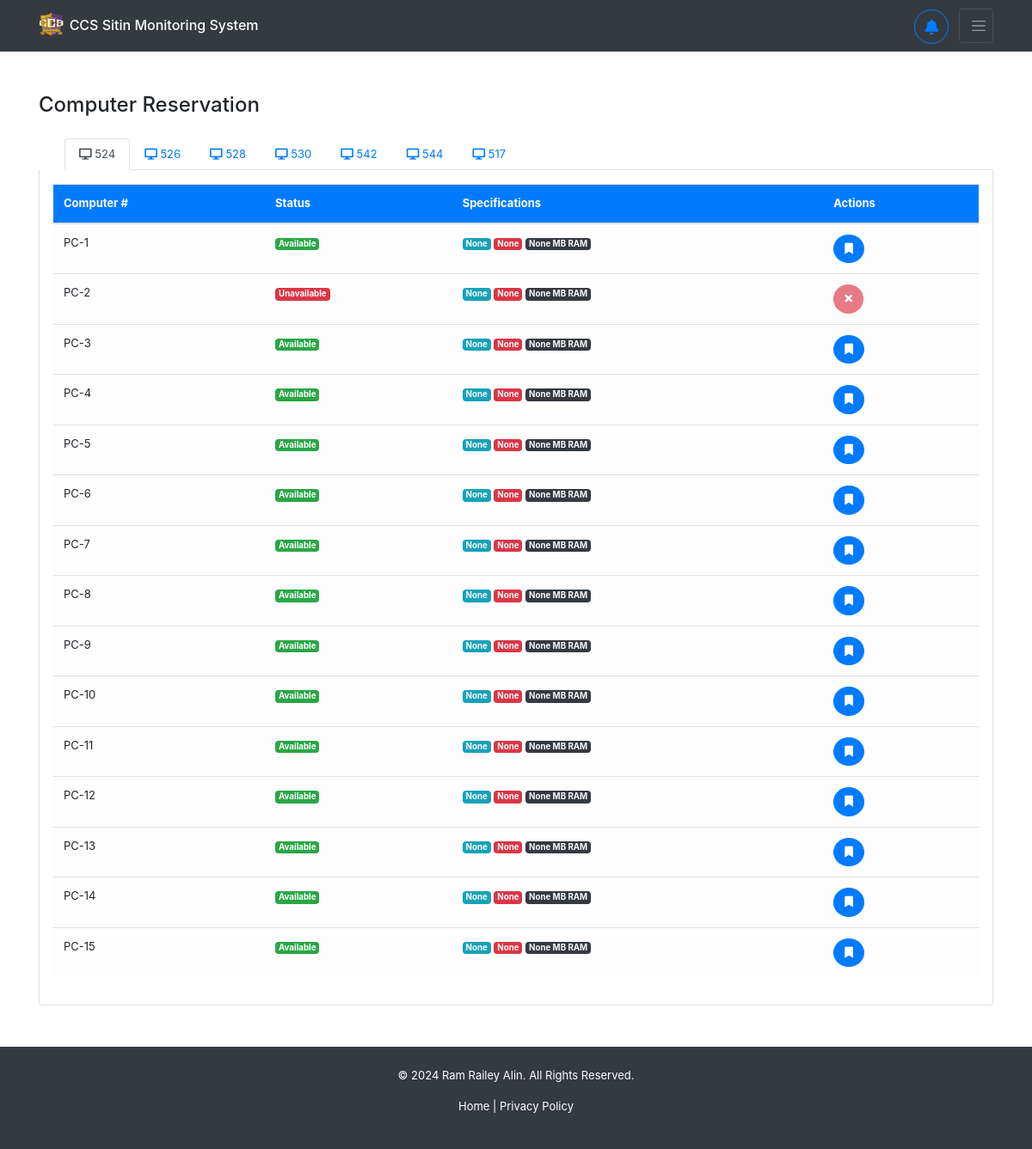
The page /reservations/ (signed in) on the database its author committed.
### reservations/models.py (models this page shows, shortened)
class LabRoom(models.Model):
    room_number = models.IntegerField(null=True, blank=True)
    name = models.CharField(max_length=50, blank=True, null=True)
    description = models.CharField(max_length=255, blank=True, null=True)
    capacity = models.IntegerField(null=True, blank=True)
    is_available = models.BooleanField(default=False, blank=True, null=True)
    administrated_by = models.ForeignKey(User, on_delete=models.SET_NULL, null=True, blank=True, limit_choices_to={ 'is_superuser': True })

class Computer(models.Model):
    pc_number = models.IntegerField(null=True, blank=True)
    operating_system = models.CharField(max_length=50, blank=True, null=True)
    processor = models.CharField(max_length=50, blank=True, null=True)
    ram_amount_in_mb = models.IntegerField(null=True, blank=True)
    is_available = models.BooleanField(default=False, blank=True, null=True)
    installed_at = models.DateTimeField(blank=True, null=True, auto_now_add=True)
    lab_room = models.ForeignKey(LabRoom, on_delete=models.CASCADE)

### reservations/views.py (the view)
# urls.py: path('', views.reservation, name='reservations-index'),
@login_required
def reservation(request):
    if request.user.is_authenticated:
        labrooms = LabRoom.objects.prefetch_related('computer_set').all()
        return render(request, 'reservations/pages/reservation.html', context={ 'labrooms': labrooms })
    return redirect('/')

### reservations/templates/reservations/pages/reservation.html (shortened to what this page needs)
{% extends 'backend/base.html' %}
{% load humanize %}
{% block content %}
<div class="container mt-5">
    <h4 class="mb-4">Computer Reservation</h4>
    <ul class="nav nav-tabs" id="labTabs" role="tablist">
        {% for lab in labrooms %}
        <li class="nav-item">
            <a class="nav-link {% if forloop.first %}active{% endif %}"
               id="lab{{ lab.room_number }}-tab"
               data-toggle="tab"
               href="#lab{{ lab.room_number }}"
               role="tab"
               aria-controls="lab{{ lab.room_number }}"
               aria-selected="{% if forloop.first %}true{% else %}false{% endif %}">
                <i class="fas fa-desktop"></i> {{ lab.room_number }}
            </a>
        </li>
        {% endfor %}
    </ul>
    <div class="tab-content p-3 border border-top-0 rounded-bottom" id="labTabsContent">
        {% for lab in labrooms %}
        <div class="tab-pane fade {% if forloop.first %}show active{% endif %}"
             id="lab{{ lab.room_number }}"
             role="tabpanel"
             aria-labelledby="lab{{ lab.room_number }}-tab">
            <div class="table-responsive d-flex flex-column">
                <table class="table table-hover align-middle">
                    <thead class="bg-primary text-white">
                        <tr>
                            <th>Computer #</th>
                            <th>Status</th>
                            <th>Specifications</th>
                            <th>Actions</th>
                        </tr>
                    </thead>
                    <tbody class="table-light">
                        {% for computer in lab.computer_set.all %}
                        <tr>
                            <td>PC-{{ computer.pc_number }}</td>
                            <td>
                                <span class="badge
                                    {% if computer.is_available %}bg-success
                                    {% else %}bg-danger{% endif %} text-white">
                                    {% if computer.is_available %}Available{% else %}Unavailable{% endif %}
                                </span>
                            </td>
                            <td>
                                <span class="badge bg-info text-light">{{ computer.operating_system }}</span>
                                <span class="badge bg-danger text-light">{{ computer.processor }}</span>
                                <span class="badge bg-dark text-light">{{ computer.ram_amount_in_mb|intcomma }} MB RAM</span>
                            </td>
                            <td>
                                {% if computer.is_available %}
                                <button class="btn btn-primary rounded-circle feedback-btn"
                                        data-toggle="modal"
                                        data-target="#reserveModal"
                                        data-computer="PC-{{ computer.pc_number }}"
                                        data-computer-id="{{ computer.id }}"
                                        title="Reserve this computer">
                                    <i class="fas fa-bookmark"></i>
                                </button>
                                {% else %}
                                <button class="btn btn-danger rounded-circle "
                                        disabled
                                        title="Computer in use"
                                        style="cursor: not-allowed;">
                                    <i class="fas fa-times"></i>
                                </button>
                                {% endif %}
                            </td>
                        </tr>
                        {% empty %}
                        <tr>
                            <td colspan="4" class="text-center text-muted">No computers available in this lab</td>
                        </tr>
                        {% endfor %}
                    </tbody>
                </table>
            </div>
        </div>
        {% endfor %}
    </div>
</div>
{% endblock %}

### backend/static/backend/css/styles.css (style rules this page uses)
* { box-sizing: border-box; padding: 0; margin: 0; }
li { text-decoration: none; }
button { font-size: small; }
.btn { font-size: small; }
.nav-link { font-size: small; }
ul { font-size: small; margin-left: 30px; }

### reservations/templates/reservations/pages/reservation.html (style rules this page uses)
table { font-size: small !important; }

### rows shown on the page
LabRoom: room_number "524"
LabRoom: room_number "526"
LabRoom: room_number "528"
LabRoom: room_number "530"
LabRoom: room_number "542"
LabRoom: room_number "544"
LabRoom: room_number "517"
Computer: pc_number "1", is_available "Available", operating_system "None", processor "None", ram_amount_in_mb "None"
Computer: pc_number "2", is_available "Unavailable", operating_system "None", processor "None", ram_amount_in_mb "None"
Computer: pc_number "3", is_available "Available", operating_system "None", processor "None", ram_amount_in_mb "None"
Computer: pc_number "4", is_available "Available", operating_system "None", processor "None", ram_amount_in_mb "None"
Computer: pc_number "5", is_available "Available", operating_system "None", processor "None", ram_amount_in_mb "None"
Computer: pc_number "6", is_available "Available", operating_system "None", processor "None", ram_amount_in_mb "None"
Computer: pc_number "7", is_available "Available", operating_system "None", processor "None", ram_amount_in_mb "None"
Computer: pc_number "8", is_available "Available", operating_system "None", processor "None", ram_amount_in_mb "None"
Computer: pc_number "9", is_available "Available", operating_system "None", processor "None", ram_amount_in_mb "None"
Computer: pc_number "10", is_available "Available", operating_system "None", processor "None", ram_amount_in_mb "None"
Computer: pc_number "11", is_available "Available", operating_system "None", processor "None", ram_amount_in_mb "None"
Computer: pc_number "12", is_available "Available", operating_system "None", processor "None", ram_amount_in_mb "None"
Computer: pc_number "13", is_available "Available", operating_system "None", processor "None", ram_amount_in_mb "None"
Computer: pc_number "14", is_available "Available", operating_system "None", processor "None", ram_amount_in_mb "None"
Computer: pc_number "15", is_available "Available", operating_system "None", processor "None", ram_amount_in_mb "None"
